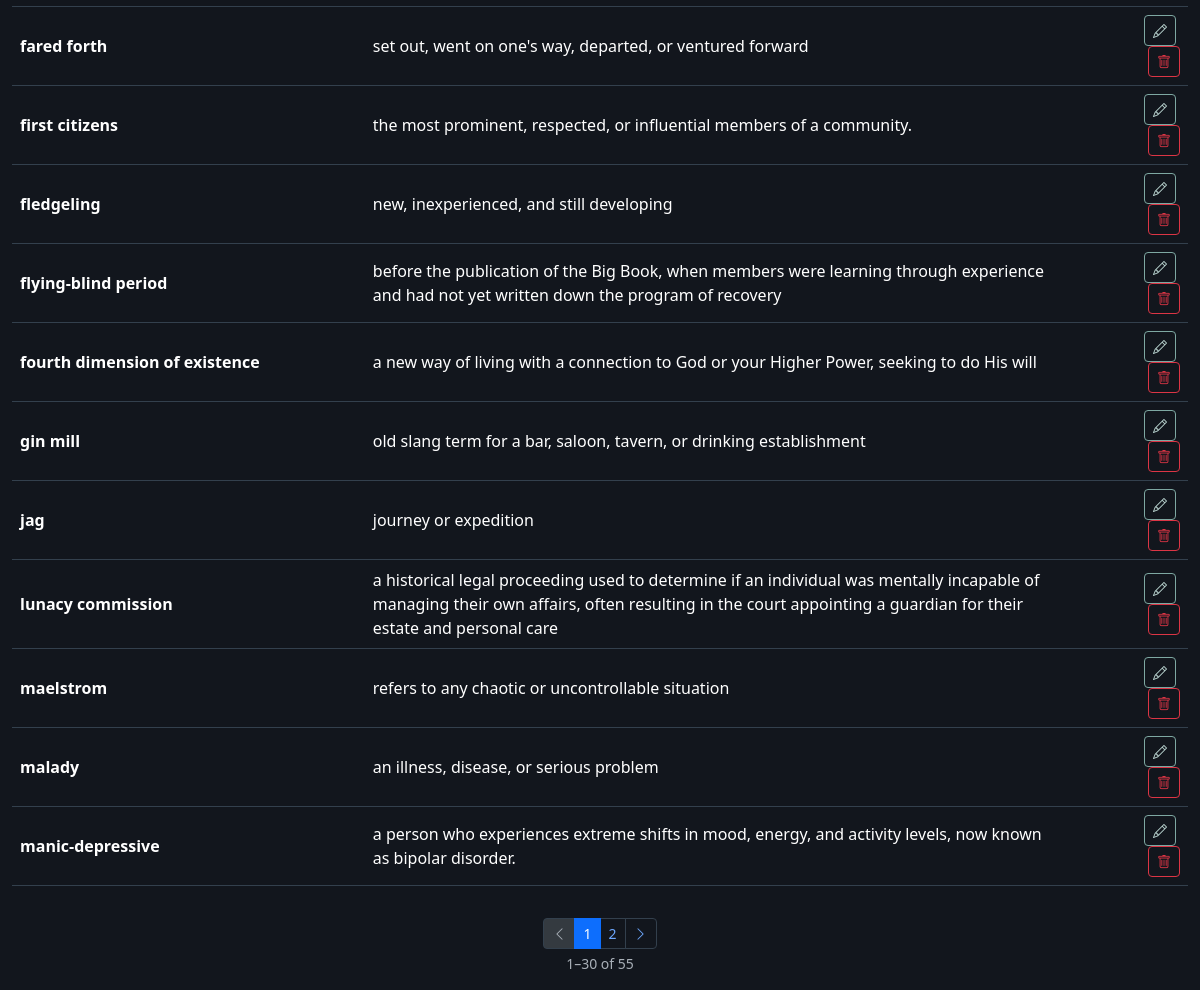
The page /dictionary (lower part) on the database as committed earlier.
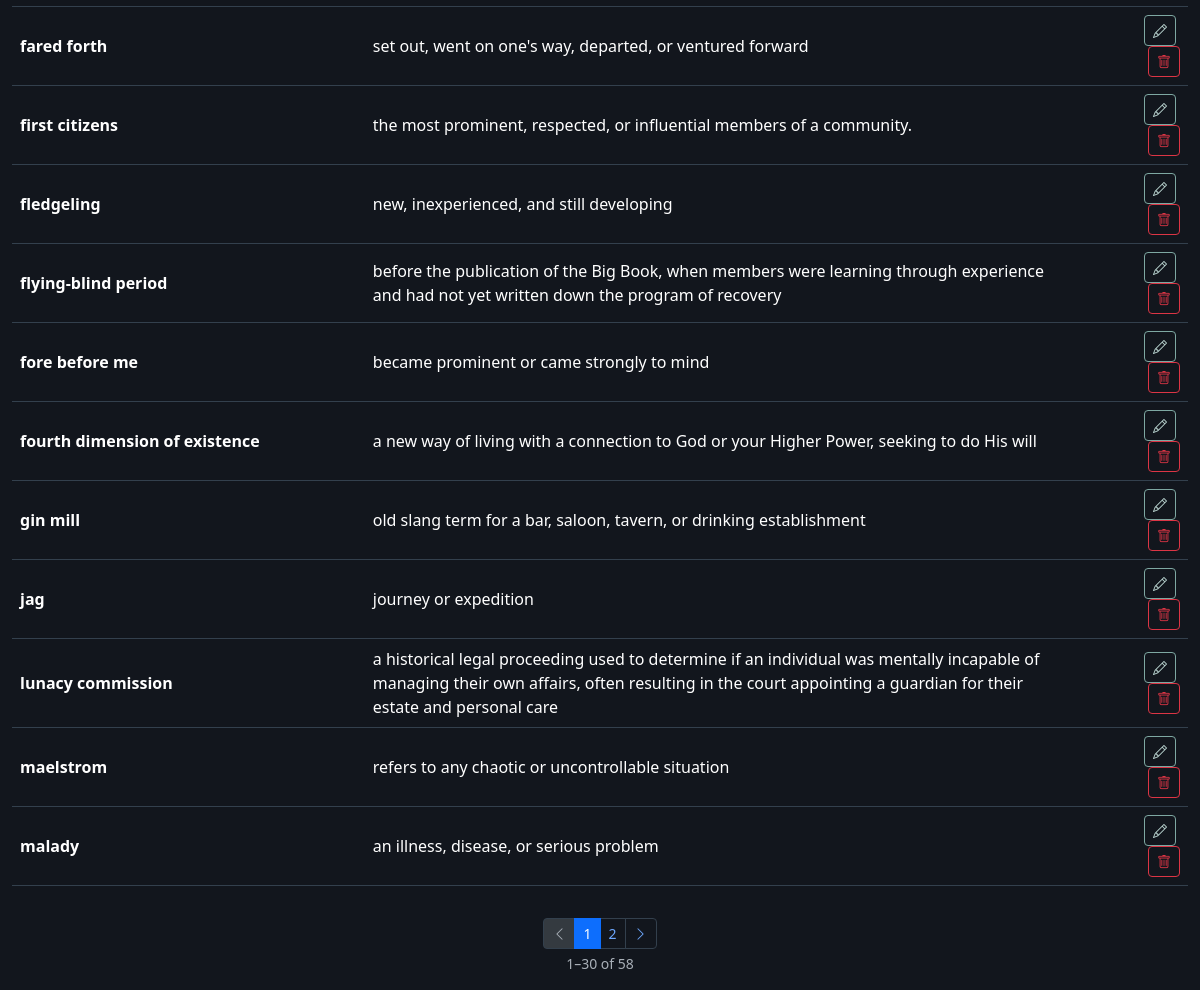
The same page on the database as committed later.
### app/models.py (models this page shows)
class Dictionary(db.Model):
    __tablename__ = 'dictionary'
    id = db.Column(db.Integer, primary_key=True)
    word_phrase = db.Column(db.String(500), nullable=False)
    meaning = db.Column(db.Text, nullable=False)
    notes = db.Column(db.Text)
    created_at = db.Column(db.DateTime, default=datetime.utcnow)
    locations = db.relationship('DictionaryLookup', backref='entry', lazy=True, cascade='all, delete-orphan')
    def to_dict(self):
        return {
            'id': self.id,
            'word_phrase': self.word_phrase,
            'meaning': self.meaning,
            'notes': self.notes,
            'created_at': self.created_at.isoformat() if self.created_at else None,
        }

### app/routes/main.py (the view)
@main_bp.route('/dictionary')
def dictionary():
    from ..models import Dictionary
    pg = request.args.get('pg', 1, type=int)
    search_q = request.args.get('q', '').strip()
    query = Dictionary.query.order_by(Dictionary.word_phrase)
    if search_q:
        like = f'%{search_q}%'
        query = query.filter(
            Dictionary.word_phrase.ilike(like) | Dictionary.meaning.ilike(like)
        )
    pagination = query.paginate(page=pg, per_page=30, error_out=False)
    return render_template('dictionary.html', theme=get_theme(), entries=pagination.items,
                           pagination=pagination, search_q=search_q)

### app/routes/main.py (called while the page is built)
def get_theme():
    s = Setting.query.filter_by(key='theme').first()
    return s.value

### app/templates/dictionary.html (shortened to what this page needs)
{% extends 'base.html' %}
{% from '_pagination.html' import render as paginate %}
{% block content %}
<div class="table-responsive">
  <table class="table table-hover align-middle" id="dictTable">
    <tbody>
      {% for e in entries %}
      <tr data-id="{{ e.id }}">
        <td class="fw-semibold">{{ e.word_phrase }}</td>
        <td>{{ e.meaning }}</td>
        <td class="text-muted small">{{ e.notes or '' }}</td>
        <td class="text-end">
          <button class="btn btn-sm btn-outline-primary me-1"
                  onclick="openDictModal({{ e.to_dict()|tojson }})">
            <i class="bi bi-pencil"></i>
          </button>
          <button class="btn btn-sm btn-outline-danger"
                  onclick="deleteDict({{ e.id }})">
            <i class="bi bi-trash"></i>
          </button>
        </td>
      </tr>
      {% else %}
      <tr><td colspan="4" class="text-muted text-center">No entries yet.</td></tr>
      {% endfor %}
    </tbody>
  </table>
</div>
{{ paginate(pagination, 'main.dictionary', extra_args={'q': search_q}) }}
{% endblock %}

Rows that differ between the two databases and show on the page:
no longer on this page (row unchanged): Dictionary: word_phrase "manic-depressive", meaning "a person who experiences extreme shifts in mood, energy, and activity levels, now known as bipolar disorder."
added Dictionary: word_phrase "fore before me", meaning "became prominent or came strongly to mind"
Other text that changed with them:
{{ pagination.total }}: "55" → "58"
